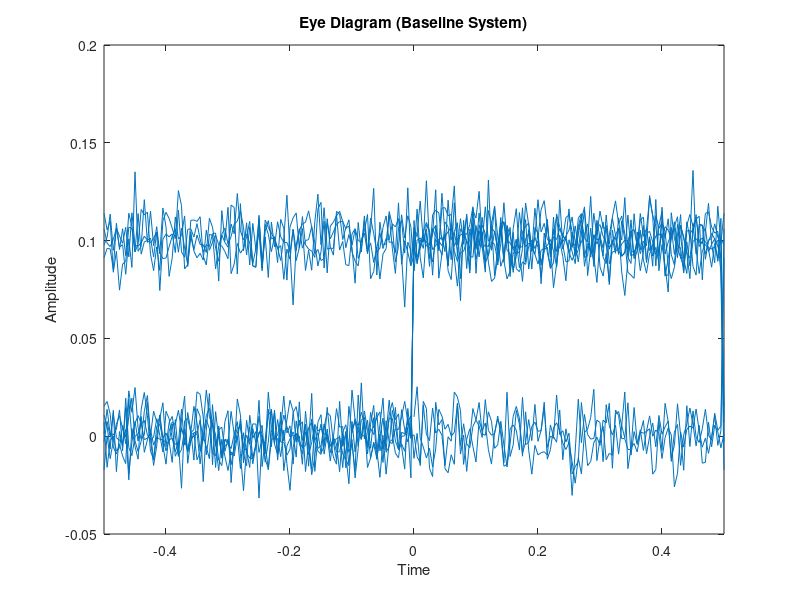
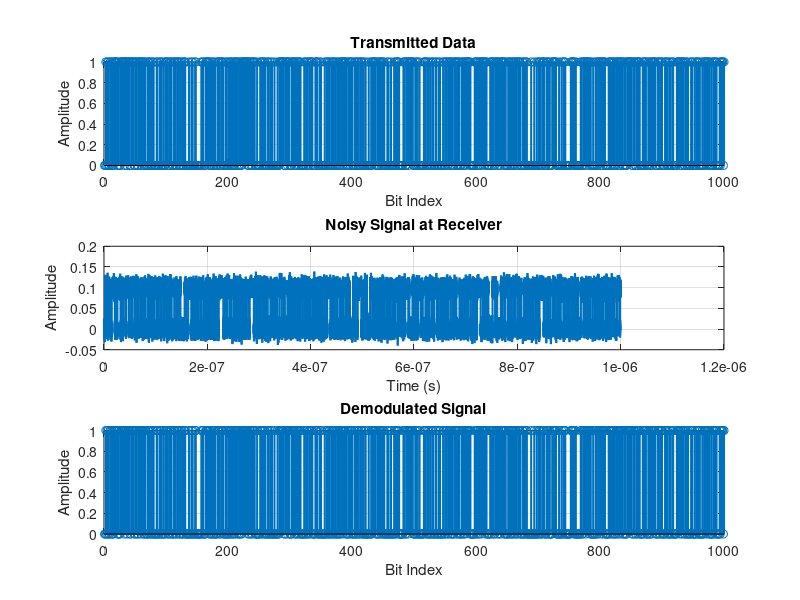

The MATLAB script that drew these images, in order:
%% Baseline Optical Communication System Simulation

% Clear workspace
clear; clc;

% Parameters
data_rate = 1e9; % Data rate in bps
bit_period = 1 / data_rate; % Bit duration
num_bits = 1000; % Number of bits to transmit
time = linspace(0, num_bits * bit_period, num_bits * 100); % Time vector
fiber_length = 50; % Fiber length in km
attenuation = 0.2; % Attenuation in dB/km
input_power = 1; % Input power in mW
pulse_width = 10e-12; % Initial pulse width in seconds
dispersion = 17e-12 / 1e-6; % Dispersion parameter in ps/nm/km

% Transmitter: Generate Random Binary Data and Modulate Using OOK
data = randi([0, 1], 1, num_bits); % Generate random binary data
signal = repelem(data, 100); % OOK modulation (repeating each bit)
time_signal = linspace(0, num_bits * bit_period, length(signal));

% Channel: Apply Attenuation and Dispersion
output_power = input_power * 10^(-attenuation * fiber_length / 10);
disp(['Output Power after ', num2str(fiber_length), ' km: ', num2str(output_power), ' mW']);

broadening = sqrt((dispersion * fiber_length)^2 + pulse_width^2);
disp(['Pulse Width after Dispersion: ', num2str(broadening * 1e12), ' ps']);

% Add noise to the received signal
received_signal = signal * output_power; % Attenuated signal
noisy_signal = received_signal + 0.01 * randn(size(received_signal)); % Add Gaussian noise

% Receiver: Threshold-based Demodulation
threshold = 0.5 * max(noisy_signal); % Decision threshold
demodulated_signal = noisy_signal > threshold;

% Eye Diagram
figure;
eyediagram(noisy_signal(1:2000), 200);
title('Eye Diagram (Baseline System)');

% Calculate BER
errors = sum(data ~= demodulated_signal(1:100:end));
ber = errors / num_bits;
disp(['Bit Error Rate (BER): ', num2str(ber)]);

% Plot Signals
figure;
subplot(3, 1, 1);
stem(data, 'LineWidth', 1.5);
title('Transmitted Data'); xlabel('Bit Index'); ylabel('Amplitude');
grid on;

subplot(3, 1, 2);
plot(time_signal, noisy_signal, 'LineWidth', 1.5);
title('Noisy Signal at Receiver'); xlabel('Time (s)'); ylabel('Amplitude');
grid on;

subplot(3, 1, 3);
stem(demodulated_signal(1:100:end), 'LineWidth', 1.5);
title('Demodulated Signal'); xlabel('Bit Index'); ylabel('Amplitude');
grid on;
